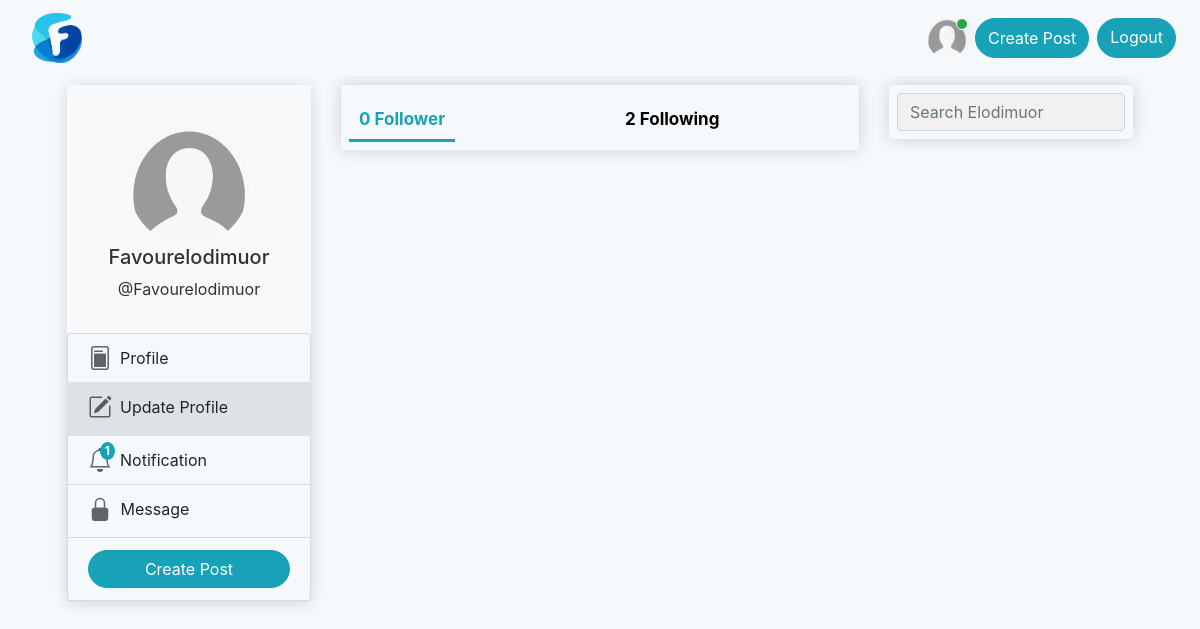
The page /Favourelodimuor/follow/ (signed in) on the database as committed earlier.
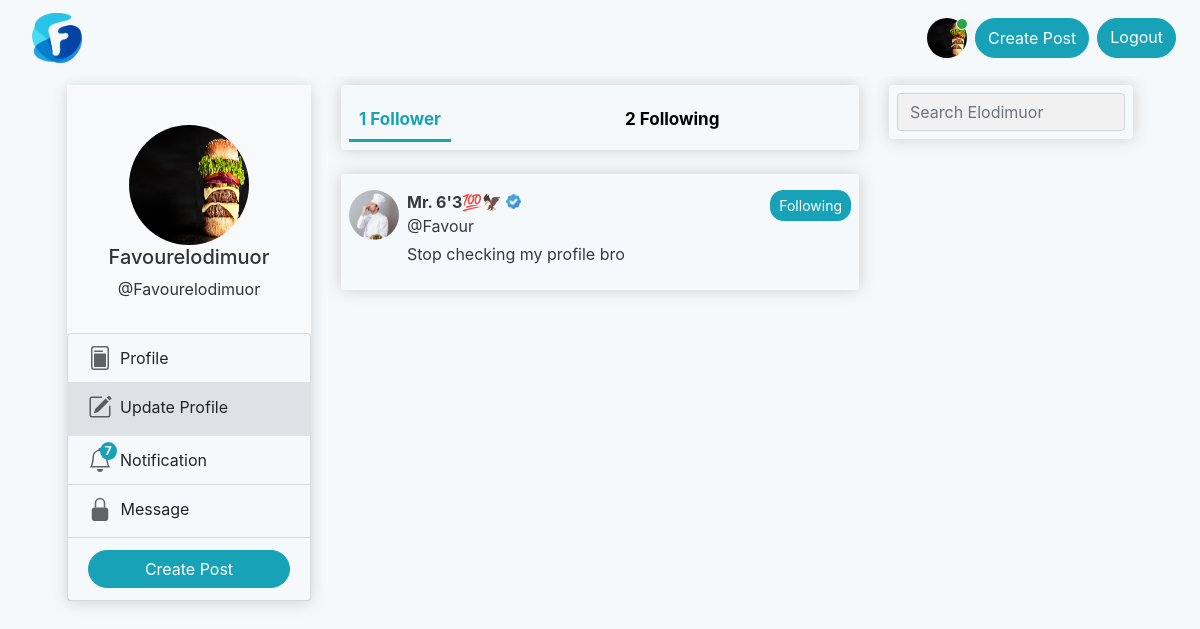
The same page on the database as committed later.
### users/models.py (models this page shows, shortened)
class User(AbstractUser):
    display_name = models.CharField(max_length=20, null=True, blank=True)
    about = models.CharField(max_length=255, null=True, blank=True)
    image = models.ImageField(default='profile.png', upload_to='profile_picture')
    follower = models.ManyToManyField(settings.AUTH_USER_MODEL, blank=True, related_name='follower_list')
    following = models.ManyToManyField(settings.AUTH_USER_MODEL, blank=True, related_name='following_list')
    background_image = models.ImageField(default="WIN_20220328_15_20_55_Pro.jpg", upload_to="profile_background_image")
    account_visit = models.IntegerField(default=0)
    account_engaged = models.IntegerField(default=0)
    has_viewed = models.BooleanField(default=False)
    is_verified = models.BooleanField(default=False)
    post_notification = models.ManyToManyField(settings.AUTH_USER_MODEL, blank=True, related_name='post_notify')
    mute_list = models.ManyToManyField(settings.AUTH_USER_MODEL, blank=True, related_name='mute')
    block_list = models.ManyToManyField(settings.AUTH_USER_MODEL, blank=True, related_name='block')

### users/views.py (the view)
# urls.py: path("<str:username>/follow/", user_views.follower_view, name="follow"),
@login_required
def follower_view(request, username):
    obj = get_object_or_404(User, username=username)
    notification_count = Notification.objects.filter(user=request.user, is_seen=False).count()
    post_notification_count = PostNotification.objects.filter(user=request.user, is_seen=False).count()
    follower = obj.follower.all()
    following = obj.following.all()
    context = {
        "follower": follower,
        "following": following,
        "notification_count": notification_count,
        "post_notification_count": post_notification_count,
    }
    return render(request, "users/follows.html", context)

### users/templates/users/follows.html (shortened to what this page needs)
{% extends 'blog/base.html' %}
{% load humanize %}
{% load static %}
{% load subtract %}
{% block content %}
<div class="col-lg-6">
    <div class="box-element">
        <div class="tab row mt-2">
            <div class="col-lg-6 col-6">
                <button class="tablinks" id="defaultOpen" onclick="openCity(event, 'Paris')">
                    <b>{{ follower.count }} Follower</b>
                </button>
            </div>
            <div class="col-lg-6 col-6" id="Following">
                <button class="tablinks" onclick="openCity(event, 'Tokyo')">
                    <b>{{ following.count }} Following</b>
                </button>
            </div>
        </div>
    </div>
    <br>
    <div id="Paris" class="tabcontent">
        {% for follow in follower %}
        <div class="box-element mb-3">
            <div class="content-section">
                <div class="media mt-2">
                    <a href="{% url 'a_follower_post_view' follow %}">
                        <img class="rounded-circle" style="width:50px;height:50px" src="{{ follow.image.url }}"
                             alt="">
                    </a>
                    <div class="media-body">
                        <a href="{% url 'a_follower_post_view' follow %}" class="text-decoration-none text-dark">
                            <strong class="account-heading ml-2">
                                {% if follow.display_name %}
                                {{ follow.display_name }}
                                {% else %}
                                {{follow}}
                                {% endif %}
                                {% if follow.is_verified %}
                            <img width="15px" height="15px" class="mb-1"
                               src="{% static 'images/verify.png' %}" alt="">
                            {% endif %}
                            </strong>
                        </a>
                        {% if follow in request.user.following.all %}
                        <button style="border-radius:13px;" data-href="{% url 'follower-api' follow %}"
                                class="btn follow-btn btn-info btn-sm float-right" id="follow-btn">Following
                        </button>
                        {% else %}
                        <a data-href="{% url 'follower-api' follow %}" style="border-radius:13px;"
                           class="btn btn-outline-info follow-btn btn-sm float-right"
                           id="follow-buttonn">Follow
                        </a>
                        {% endif %}
                        <a href="{% url 'a_follower_post_view' follow %}" class="text-decoration-none text-dark">
                            <p class="account-heading ml-2 mb-1">@{{ follow }}</p>
                            <p class="account-heading ml-2">{{ follow.about }}</p>
                        </a>
                    </div>
                </div>
            </div>
        </div>
        {% endfor %}
    </div>
</div>
<div class="col-lg-3">
    <div class="box-element">
        <form action="{% url 'search' %}" autocomplete="off" method="GET" value="{{request.GET.q}}">
            <input type="text" name="q" value="{{request.GET.q}}" class="form-control"
                   placeholder="Search Elodimuor"/>
        </form>
    </div>
    <br>
</div>
{% endblock %}

### blog/templates/blog/base.html (shortened to what the changed rows need)
<!DOCTYPE html>
{% load crispy_forms_tags %}
{% load static %}
{% load humanize %}
<html lang="en">
<head>
    <link href="https://cdn.jsdelivr.net/npm/bootstrap@5.1.3/dist/css/bootstrap.min.css" rel="stylesheet"
>
    <link rel="stylesheet" href="https://stackpath.bootstrapcdn.com/bootstrap/4.5.0/css/bootstrap.min.css"
>
    <link href="https://stackpath.bootstrapcdn.com/bootstrap/4.4.1/css/bootstrap.min.css" rel="stylesheet"
          type="text/css"/>
    <link rel="stylesheet" href="https://cdn.jsdelivr.net/npm/bootstrap@4.6.1/dist/css/bootstrap.min.css"
>
    <link rel="stylesheet" href="https://cdnjs.cloudflare.com/ajax/libs/animate.css/4.1.1/animate.min.css"/>
    <link rel="stylesheet" href="https://cdnjs.cloudflare.com/ajax/libs/animate.css/3.7.2/animate.min.css">
    <link rel="stylesheet" href="{% static 'css/bootstrap.css' %}">
    <link rel="stylesheet" href="{% static 'css/main.css' %}">
    <link rel="stylesheet" href="{% static 'css/search.css' %}">
</head>
<body id="page-top">
{% include 'blog/navbar.html' %}
<div class="container">
    <div class="row">
        <div class="col-lg-3 phone_size">
            <div class="sticky-top" style="top: 80px">
                <div class="card border-0">
                    <div align="center" class="customer-profile">
                        <br>
                        <img width="120" height="120" background="#fff" color="#fff"
                             class="rounded-circle customer-image " src="{{ user.image.url }}">
                        <h5>
                            {% if user.display_name %}
                            {{ user.display_name }}
                            {% else %}
                            {{ user }}
                            {% endif %}
                        </h5>
                        <p class="text-truncate">@{{ user }}</p>
                    </div>
                    <ul class="customer-nav list-group">
                        <a href="{% url 'notification' %}" class="list-group-item">
                            <div class="media">
                                {% if notification_count or post_notification_count %}
                                <div class="badge badge_ badge-info badge-counter rounded-circle"
                                     style="" id="notification">
                                    {{ notification_count|add:post_notification_count|intword }}
                                </div>
                                {% endif %}
                                <div class="media-body ml-2">
                                    Notification
                                </div>
                            </div>
                        </a>
                    </ul>
                </div>
            </div>
        </div>
        <br>
        <br>
        {% block content %} {% endblock %}
    </div>
</div>
</body>
</html>

### blog/templates/blog/navbar.html (shortened to what this page needs)
{% load static %}
{% load humanize %}
<div class="container">
<nav style="background-color: #f6f9fc !important;" class="bg-light navbar  navbar-expand-lg navbar-light fixed-top mb-5">
    <div class="form-inline my-2 my-lg-0">
        <a class="navbar-brand ml-3 d-flex" href="{% url 'blog_home' %}">
            <img src="{% static 'images/falcon_LGfm6ox.png' %}" width="50" height="50" alt="">
        </a>
    </div>
    <nav id="navbar_main" class="mobile-offcanvas navbar navbar-expand-lg navbar-light bg-light"
         style="background-color: #f6f9fc !important;">
    </nav>
    <div class="navbar-collapse mr-auto order-lg-2 collapse hide_nav" id="navbarCollapse" style="">
        <div class="collapse d-flex navbar-collapse" id="navbarSupportedContent">
            <ul class="navbar d-flex navbar-nav float-left me-auto">
                <li class="nav-item">
                    <a class="nav-link active" aria-current="page" href="/"></a>
                </li>
            </ul>
            <form class="d-flex" method="get" action="{% url 'search' %}">
                <a href="{% url 'a_follower_post_view' request.user %}">
                <img src="{{ user.image.url }}" width="40" height="40" class="rounded-circle mr-2 user-image" alt=""></a>
                <div class="badge badge-success shadow badge-counter rounded-circle user_badge"
                     style="margin-left: 29px;">
                </div>
                <button type="button" data-target="#postModal" data-toggle="modal" class="btn btn-info mr-2">Create Post
                </button>
                {% if request.user.is_authenticated %}
                <a href="{% url 'logout' %}" class="btn btn-info mr-2">Logout
                </a>
                {% endif %}
            </form>
        </div>
    </div>
</nav></div>

Rows that differ between the two databases and show on the page:
changed User "Favourelodimuor": image: picture added in place of a placeholder
now on this page (row edited): User: image (picture), display_name "Mr. 6'3💯🦅", is_verified True (drawn), shows "Following", username "Favour", about "Stop checking my profile bro"
Other text that changed with them:
{{ notification_count|add:post_notification_count|intword }}: "1" → "7"
{{ follower.count }}: "0" → "1"
